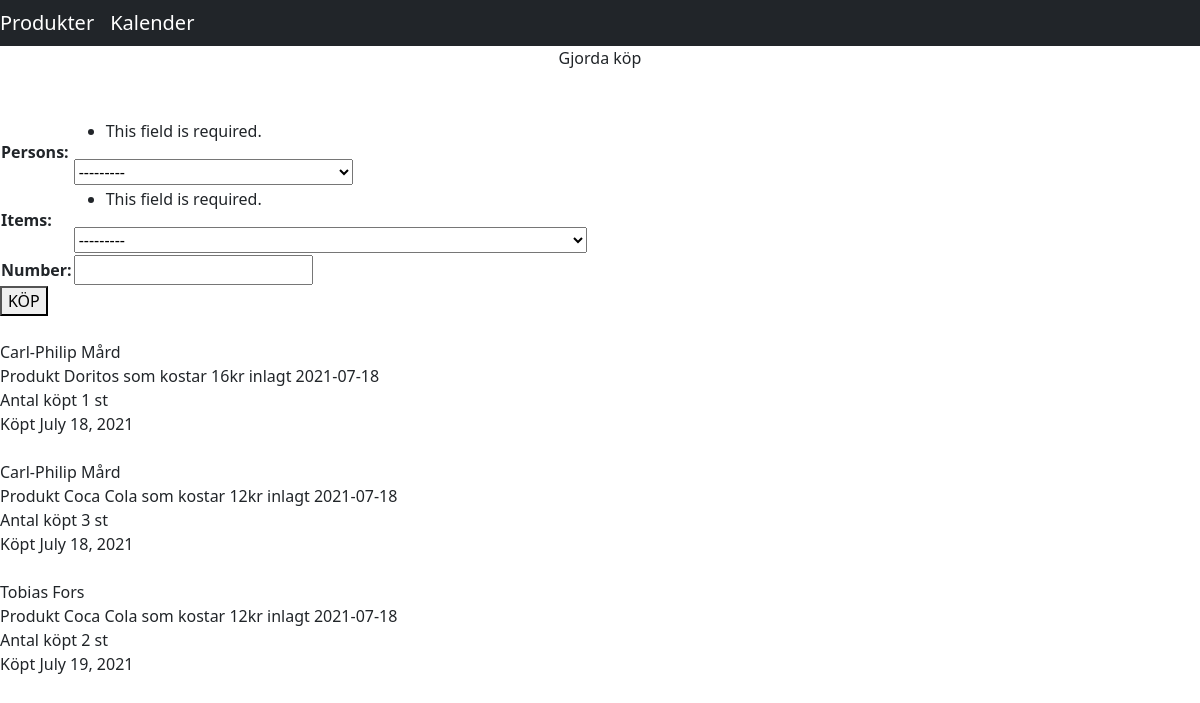
Before: /purchases/purchased with the older database file.
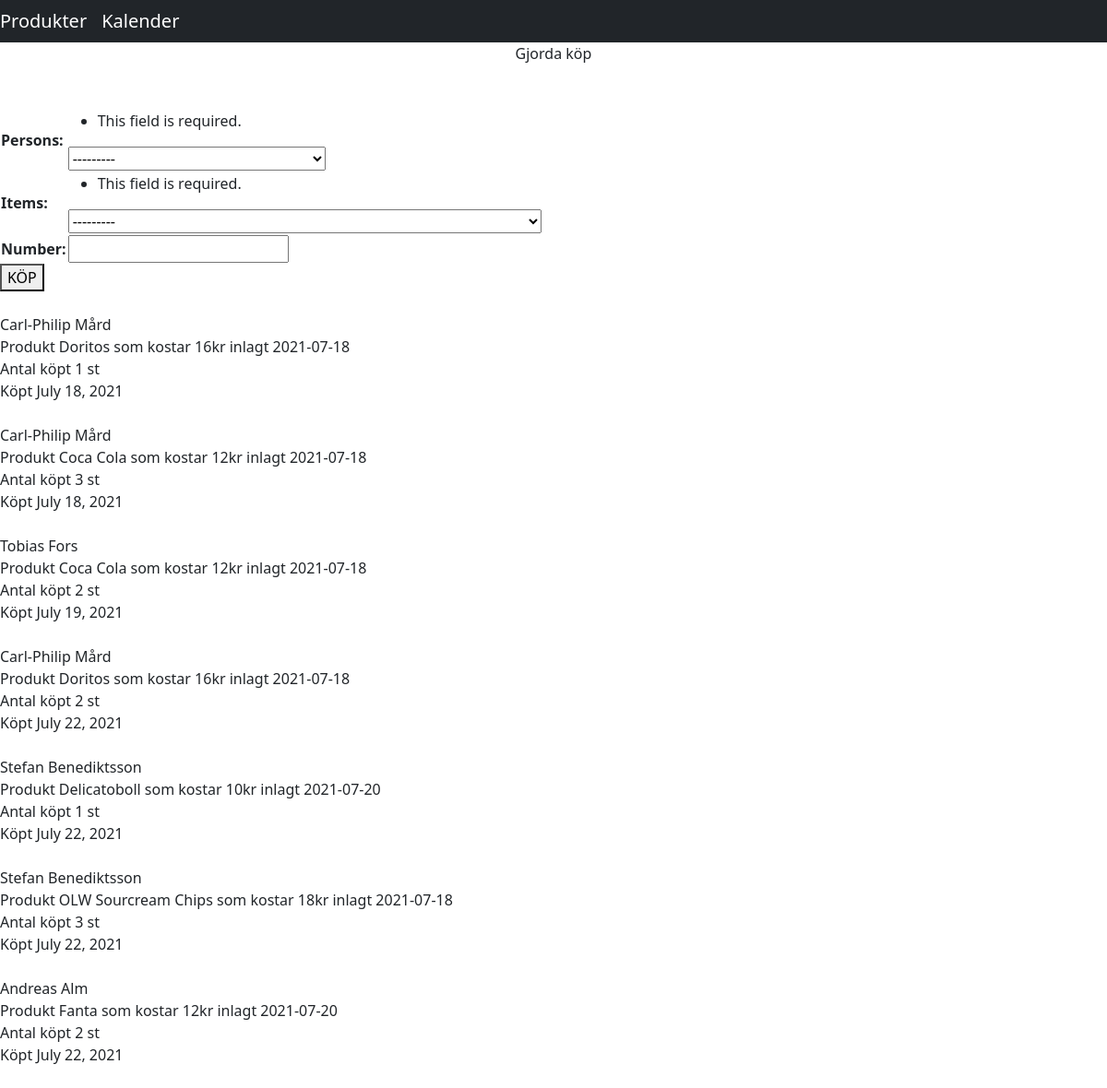
After: the same page with the newer database file.
### purchases/models.py (models this page shows, shortened)
class ItemRelationship(models.Model):
    persons = models.ForeignKey(Person, on_delete=models.CASCADE)
    items = models.ForeignKey(Item, on_delete=models.CASCADE)
    buydate = models.DateField(auto_now_add=True)
    number = models.IntegerField(null=True, blank=True)

class Person(models.Model):
    hireid = models.IntegerField(default=0)
    name = models.CharField(max_length = 200)
    items = models.ManyToManyField(Item, through="ItemRelationship")
    def __str__(self):
        return f"ID: {self.hireid} Namn: {self.name}"

class Item(models.Model):
    title = models.CharField(max_length = 200)
    cost = models.IntegerField(default=0)
    created = models.DateField(auto_now_add=True)
    photo = models.ImageField(upload_to= settings.MEDIA_ROOT, null=True, blank=True)
    def __str__(self):
        return f"Produkt {self.title} som kostar {self.cost}kr inlagt {self.created}"

### purchases/views.py (the view, shortened to what this page needs)
# urls.py: path('purchased', views.purchased, name='purchased'),
def purchased(request):
    PurchaseForm = modelform_factory(ItemRelationship, exclude=[])
    form = PurchaseForm(request.POST)
    person = Person.objects.all()
    purchases = ItemRelationship.objects.all()
    context = {"purchases": purchases,  "persons": person, "form": form}
    return render(request, 'purchases/purchased.html', context)

### templates/purchases/purchased.html (shortened to what this page needs)
{% extends "base.html" %}
{% block content %}
<center>Gjorda köp</h1></center>
<br>
<br>
<form method="post">
<table>
{{ form }}
</table>
<button type="submit">KÖP</button>
</form>
{% for purchase in purchases %}
        {{purchase.persons.name}}
        <br>
        {{purchase.items}}
        <br>
        Antal köpt {{purchase.number}} st
        <br>
        Köpt {{purchase.buydate}}
        <br>
        <br>
{% endfor %}
{% endblock %}

### templates/base.html (shortened to what this page needs)
{% load static %}
<!DOCTYPE html>
<html lang="en">
<head>
<link rel="stylesheet" href="{% static 'css/bootstrap.css' %}">
</head>
<body>
	<nav class = "navbar navbar-expand-lg navbar-static-top navbar-dark bg-dark">
			<ul class="navbar-nav">
				<div class="collapse navbar-collapse" id="navbarNavDropdown">
				<li class="nav-item"><a class="navbar-brand" href="{% url 'items' %}">Produkter</a></li>
				<li class="nav-item"><a class="navbar-brand" href="{% url 'purchased' %}">Kalender</a></li>
			</ul>
	</nav>
{% block content %}
{% endblock %}
</body>
</html>

Changed rows visible on the page:
added ItemRelationship: persons.name "Carl-Philip Mård", items "Produkt Doritos som kostar 16kr inlagt 2021-07-18", number "2", buydate "July 22, 2021"
added ItemRelationship: persons.name "Stefan Benediktsson", items "Produkt Delicatoboll som kostar 10kr inlagt 2021-07-20", number "1", buydate "July 22, 2021"
added ItemRelationship: persons.name "Stefan Benediktsson", items "Produkt OLW Sourcream Chips som kostar 18kr inlagt 2021-07-18", number "3", buydate "July 22, 2021"
added ItemRelationship: persons.name "Andreas Alm", items "Produkt Fanta som kostar 12kr inlagt 2021-07-20", number "2", buydate "July 22, 2021"
